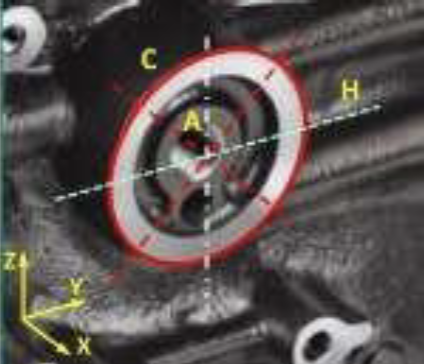
#> input picture perforacion.png, 424 x 364 px
$ jupyter execute houghRectas.ipynb
#> lines starting #> are read from the running program, lines starting #| are printed output that depends on the picture; after the words box and inside, x2 and y2 are one past the last pixel; in counts of white or black regions, pixels touching at a corner belong together
<h3>1. Se importan las librerias a Utilizar</h3>

[cell 1]
import matplotlib.pyplot as plt
import cv2 as cv
import numpy as np

<h3>2. Se lee la imagen a evaluar</h3>

[cell 2]
img = cv.imread('perforacion.png')
#> img is the input picture: shape (364, 424, 3); mean B, G, R 80.6, 82.4, 89.6

plt.imshow(img)
plt.show()

<h3>3. Se binariza la imagen para para detectar los bordes</h3>

[cell 3]
gray = cv.cvtColor(img, cv.COLOR_BGR2GRAY)
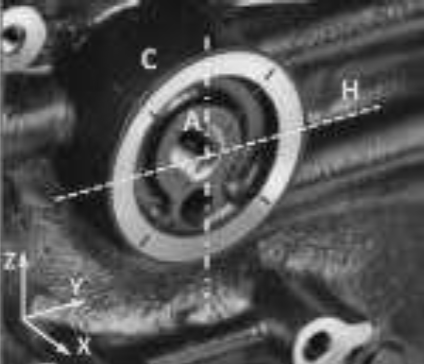
#> gray: shape (364, 424); min 4, max 247, mean 84.3
edges = cv.Canny(gray, 50, 150, apertureSize = 3)
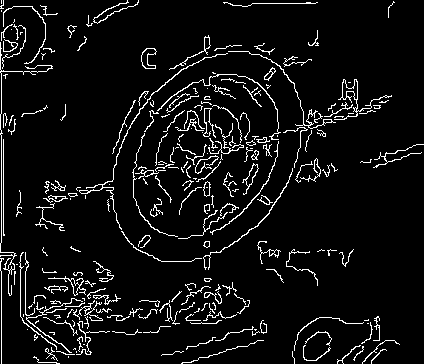
#> edges: shape (364, 424); 6.5% white in thin lines or dots

plt.imshow(edges)
plt.show()

<h3>5. Se aplica la Transformada de Hough</h3>

[cell 4]
lines = cv.HoughLinesP(edges, 1, np.pi/180, 50, minLineLength=1, maxLineGap=10)
#> lines = 165 rows, first 6: [1, 363, 1, 130], [3, 235, 3, 139], [133, 179, 274, 139], [133, 175, 173, 164], [187, 161, 336, 116], [209, 228, 209, 77]

for line in lines:
    x1, y1, x2, y2 = line[0]
    cv.line(img, (x1,y1), (x2,y2), (0,255,0), 1, cv.LINE_AA)
#> this loop made 165 passes
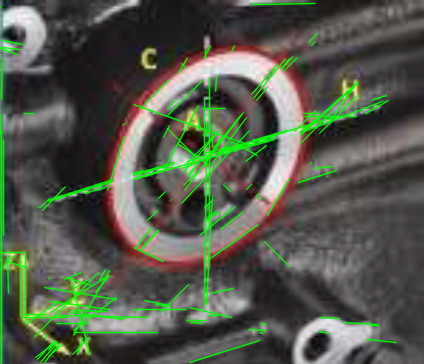
#> img: shape (364, 424, 3); 9.06% of pixels changed, all inside (x1, y1, x2, y2) = (0, 2, 398, 364)
